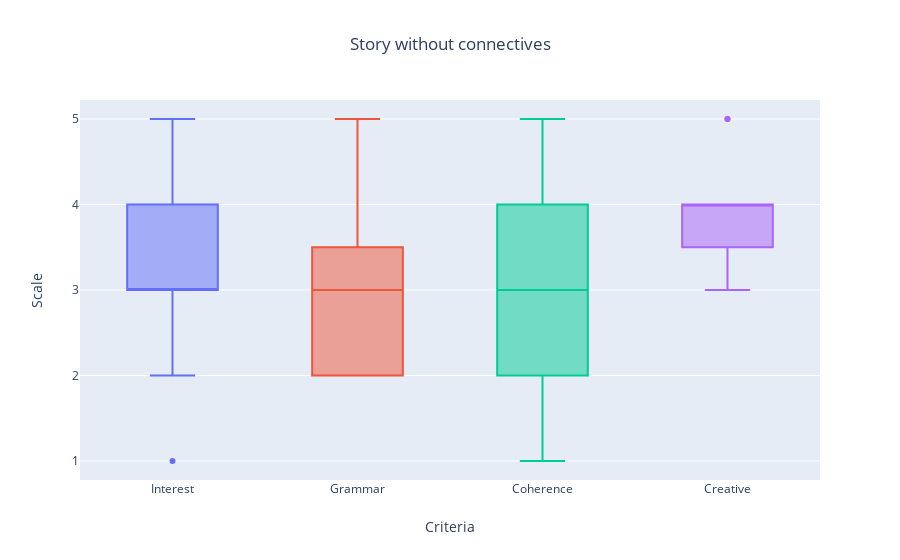

Here is the notebook cell this chart was saved with:
### Code cell
import csv
import pandas as pd
import numpy as np
import plotly.graph_objects as go
from plotly.offline import init_notebook_mode, iplot

with open("data/Story Evaluation A (Responses) - Form responses 1.csv", "r") as f:
    story_A = pd.read_csv(f)

interestA = go.Box(name="Interest", y=story_A["How interesting is the text?"])
grammarA = go.Box(name="Grammar", y=story_A["How grammatically correct is the text?"])
coherenceA = go.Box(name="Coherence", y=story_A["How coherent is the text?"])
creativeA = go.Box(name="Creative", y=story_A["How creative is the text?"])

layout = go.Layout(title=go.layout.Title(text="Story without connectives", x=0.5),
                   xaxis=dict(title="Criteria"),
                   yaxis=dict(title="Scale", dtick=1),
                   showlegend=False
                  )
fig = go.Figure(data=[interestA, grammarA, coherenceA, creativeA], layout=layout)
iplot(fig)

### Figure 1 — Plotly figure (JSON) as saved in the notebook; plotly's stock layout.template omitted (floating-point values rounded to 4 significant figures)
{"data": [{"name": "Interest", "type": "box", "y": [1, 4, 3, 4, 3, 2, 3, 2, 4, 4, 3, 4, 5, 3, 3, 5, 4, 5, 3, 3]}, {"name": "Grammar", "type": "box", "y": [2, 3, 4, 3, 2, 3, 3, 2, 3, 5, 2, 2, 3, 4, 4, 5, 2, 3, 2, 3]}, {"name": "Coherence", "type": "box", "y": [2, 4, 4, 3, 3, 4, 3, 1, 4, 5, 1, 4, 3, 3, 3, 3, 1, 4, 2, 1]}, {"name": "Creative", "type": "box", "y": [4, 4, 4, 4, 5, 4, 4, 4, 3, 4, 4, 5, 4, 4, 4, 3, 3, 3, 3, 4]}], "layout": {"showlegend": false, "title": {"text": "Story without connectives", "x": 0.5}, "xaxis": {"title": {"text": "Criteria"}}, "yaxis": {"dtick": 1, "title": {"text": "Scale"}}}}
